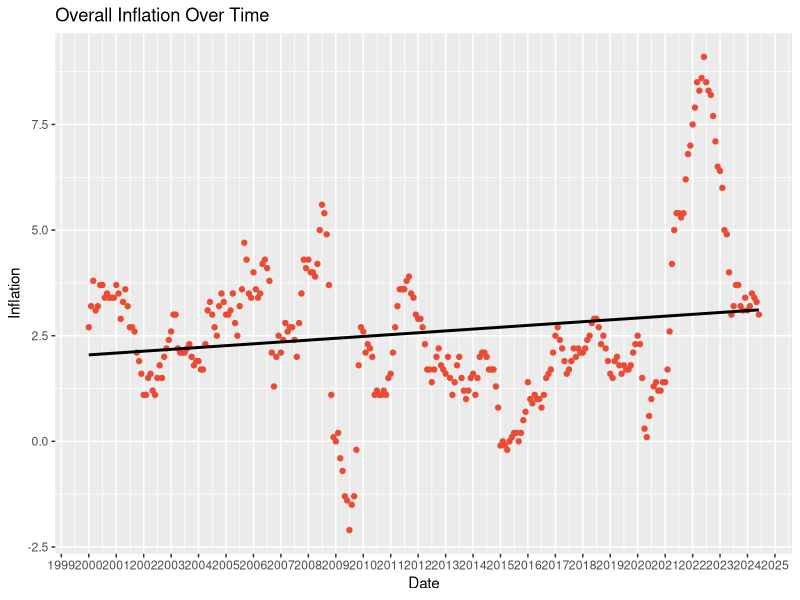
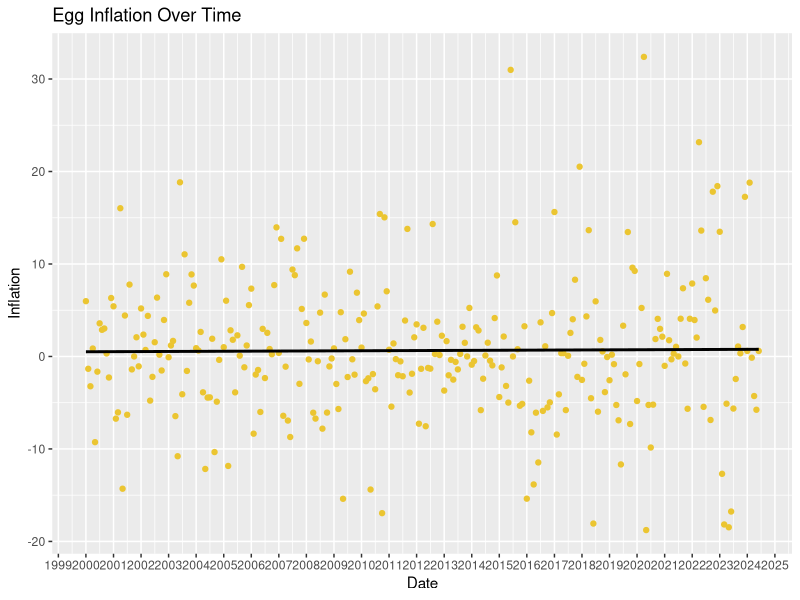
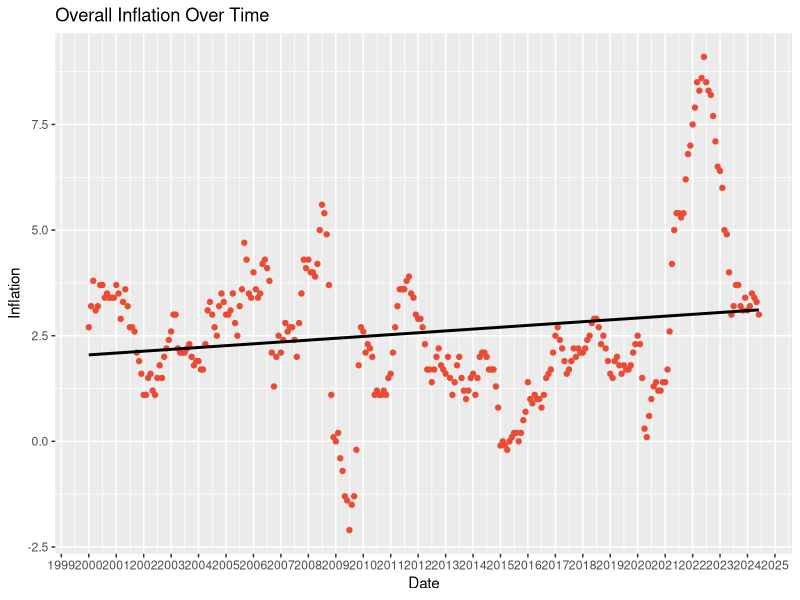
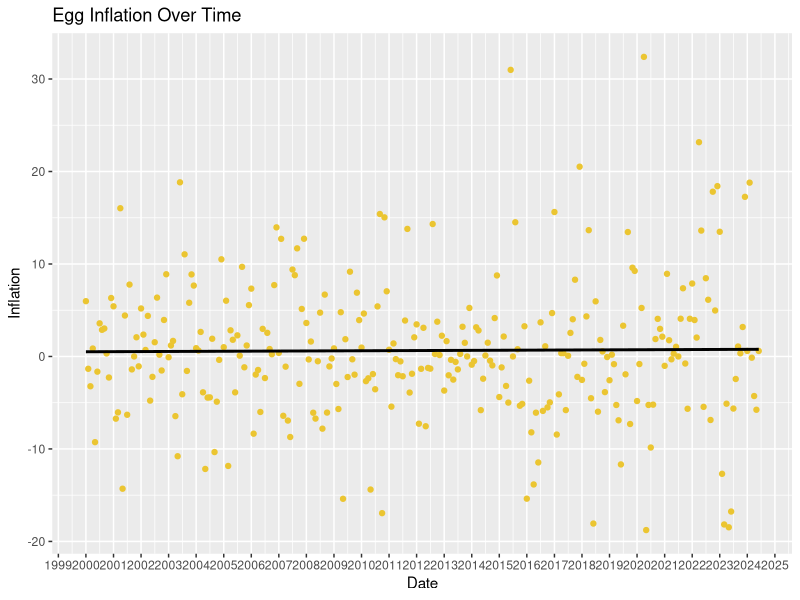

Write the R code that produced these figures, in order.
# Your existing code with modifications
library(tidyr)
library(dplyr)
library(lubridate)
library(ggplot2)


#import data
inflation_data <- read.csv("Data/City_Inflation_Differences.csv")

# Determine the most recent year and filter if necessary
max_year <- max(inflation_data$Year)
inflation_data_filtered <- inflation_data |>
  filter(Year > (max_year - 25))

# Reshape the filtered data
inflation_long <- inflation_data_filtered |>
  pivot_longer(
    cols = c(ends_with("Percentage_Change"), Jan, Feb, Mar, Apr, May, Jun, Jul, Aug, Sep, Oct, Nov, Dec),
    names_to = "Month",
    values_to = "Inflation"
  ) |>
  mutate(
    Type = ifelse(grepl("Percentage_Change$", Month), "Egg_Inflation", "Overall_Inflation"),
    Month = ifelse(Type == "Egg_Inflation", 
                   sub("_Percentage_Change$", "", Month),
                   Month),
    Month = match(Month, month.abb),
    Date = ymd(paste(Year, Month, "01"))
  ) |>
  pivot_wider(
    names_from = Type,
    values_from = Inflation
  ) |>
  arrange(Date) |>
  select(Year, Month, Date, Egg_Inflation, Overall_Inflation)

#remove NA values
inflation_long <- inflation_long |>
  na.omit()


overall_inflation_scatterplot <- ggplot(inflation_long, aes(x = Date, y = Overall_Inflation)) +
  geom_point(color = "#EB4B33") + 
  geom_smooth(method = "lm", se = FALSE, color = "black")+
  labs(title = "Overall Inflation Over Time",
       x = "Date",
       y = "Inflation")+
  scale_x_date(date_breaks = "1 year", date_labels = "%Y")
  

egg_inflation_scatterplot <- ggplot(inflation_long, aes(x = Date, y = Egg_Inflation)) +
  geom_point(color = "#EBC531") + 
  geom_smooth(method = "lm", se = FALSE, color = "black")+
  labs(title = "Egg Inflation Over Time",
       x = "Date",
       y = "Inflation")+
  scale_x_date(date_breaks = "1 year", date_labels = "%Y")


overall_inflation_scatterplot
egg_inflation_scatterplot

ggsave("overall_inflation_scatterplot.png", plot = overall_inflation_scatterplot, width = 12, height = 8, dpi = 300)
ggsave("egg_inflation_scatterplot.png", plot = egg_inflation_scatterplot, width = 12, height = 8, dpi = 300)

